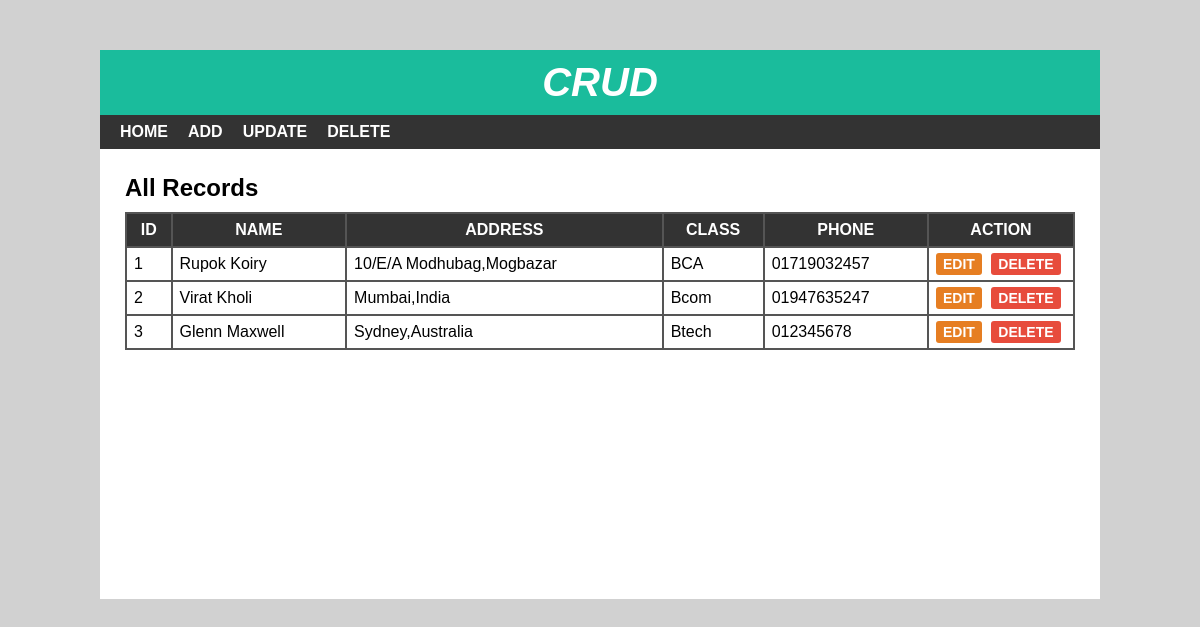
The page / on the database its author committed.
### tables this page shows
CREATE TABLE `student` (
  `sid` int(10) NOT NULL,
  `sname` varchar(30) DEFAULT NULL,
  `saddress` varchar(100) DEFAULT NULL,
  `sclass` int(10) DEFAULT NULL,
  `sphone` varchar(11) DEFAULT NULL
);

CREATE TABLE `studentclass` (
  `cid` int(11) NOT NULL,
  `cname` varchar(15) DEFAULT NULL
);

### index.php (the view)
<?php
include 'header.php';
?>
<div id="main-content">
    <h2>All Records</h2>
    <?php
        $conn=mysqli_connect('localhost','root','','crud') or die("Connection Falied");
        $query='SELECT * from student join studentclass on student.sclass=studentclass.cid order by sid';
        $result= mysqli_query($conn,$query) or die("Query Failed");
        if (mysqli_num_rows($result)>0) {
    ?>
    <table cellpadding="7px">
        <thead>
        <th>Id</th>
        <th>Name</th>
        <th>Address</th>
        <th>Class</th>
        <th>Phone</th>
        <th>Action</th>
        </thead>
        <tbody>
        <?php
       while($row=mysqli_fetch_assoc($result)) {
        ?>
            <tr>
                <td><?php echo $row['sid']?></td>
                <td><?php echo $row['sname']?></td>
                <td><?php echo $row['saddress']?></td>
                <td><?php echo $row['cname']?></td>
                <td><?php echo $row['sphone']?></td>
                <td>
                    <a href='edit.php?id=<?php echo $row['sid']?>'>Edit</a>
                    <a href='delete-inline.php?id=<?php echo $row['sid']?>'>Delete</a>
                </td>
            </tr>
            <?php  };?>
        </tbody>
    </table>
<?php  }else{
    echo "<h2>No Data Found</h2>";
}mysqli_close($conn); ?>
</div>
</div>
</body>
</html>

### header.php (shortened to what this page needs)
<!DOCTYPE html>
<html lang="en">
<head>
  <link rel="stylesheet" href="css/style.css">
</head>
<body>
    <div id="wrapper">
        <div id="header">
            <h1>Crud</h1>
        </div>
        <div id="menu">
            <ul>
                <li>
                    <a href="index.php">Home</a>
                </li>
                <li>
                    <a href="add.php">Add</a>
                </li>
                <li>
                    <a href="update.php">Update</a>
                </li>
                <li>
                    <a href="delete.php">Delete</a>
                </li>
            </ul>
        </div>

### css/style.css (style rules this page uses)
body { font:16px arial; margin: 0; padding: 0; background: #d1d1d1; }
#wrapper { width: 1000px; margin: 50px auto 0; background-color: #fff; }
#header { text-align: center; background-color: #1abc9c; padding: 10px; }
#header h1 { color: #fff; font-size: 40px; font-style: italic; font-weight: 700; text-transform: uppercase; margin: 0; }
#menu { background-color: #333; }
#menu ul { font-size: 0; padding: 0 10px; margin: 0; list-style: none; }
#menu ul li { display: inline-block; }
#menu ul li a { color: #fff; font-size: 16px; font-weight: 600; padding: 8px 10px; display: block; text-decoration: none; text-transform: uppercase; transition: all 0.3s ease; }
#main-content { padding: 25px; min-height: 400px; }
#main-content h2 { margin: 0 0 10px; text-transform: capitalize; }
#main-content table { width: 100%; background-color: #555; margin: 0 0 20px; }
#main-content table th { color: #fff; background-color: #333; text-transform: uppercase; }
#main-content table th:last-child { width: 130px; }
#main-content table td { background-color: #fff; }
#main-content table td a { font-size: 14px; font-weight: 600; text-transform: uppercase; padding: 3px 7px; color: #fff; background-color: #e67e22; text-decoration: none; border-radius: 3px; }
#main-content table td a:nth-child(2) { background-color: #e74c3c; margin: 0 0 0 5px; }

### rows shown on the page
student: sid "1", sname "Rupok Koiry", saddress "10/E/A Modhubag,Mogbazar", studentclass.cname "BCA", sphone "01719032457"
student: sid "2", sname "Virat Kholi", saddress "Mumbai,India", studentclass.cname "Bcom", sphone "01947635247"
student: sid "3", sname "Glenn Maxwell", saddress "Sydney,Australia", studentclass.cname "Btech", sphone "012345678"
